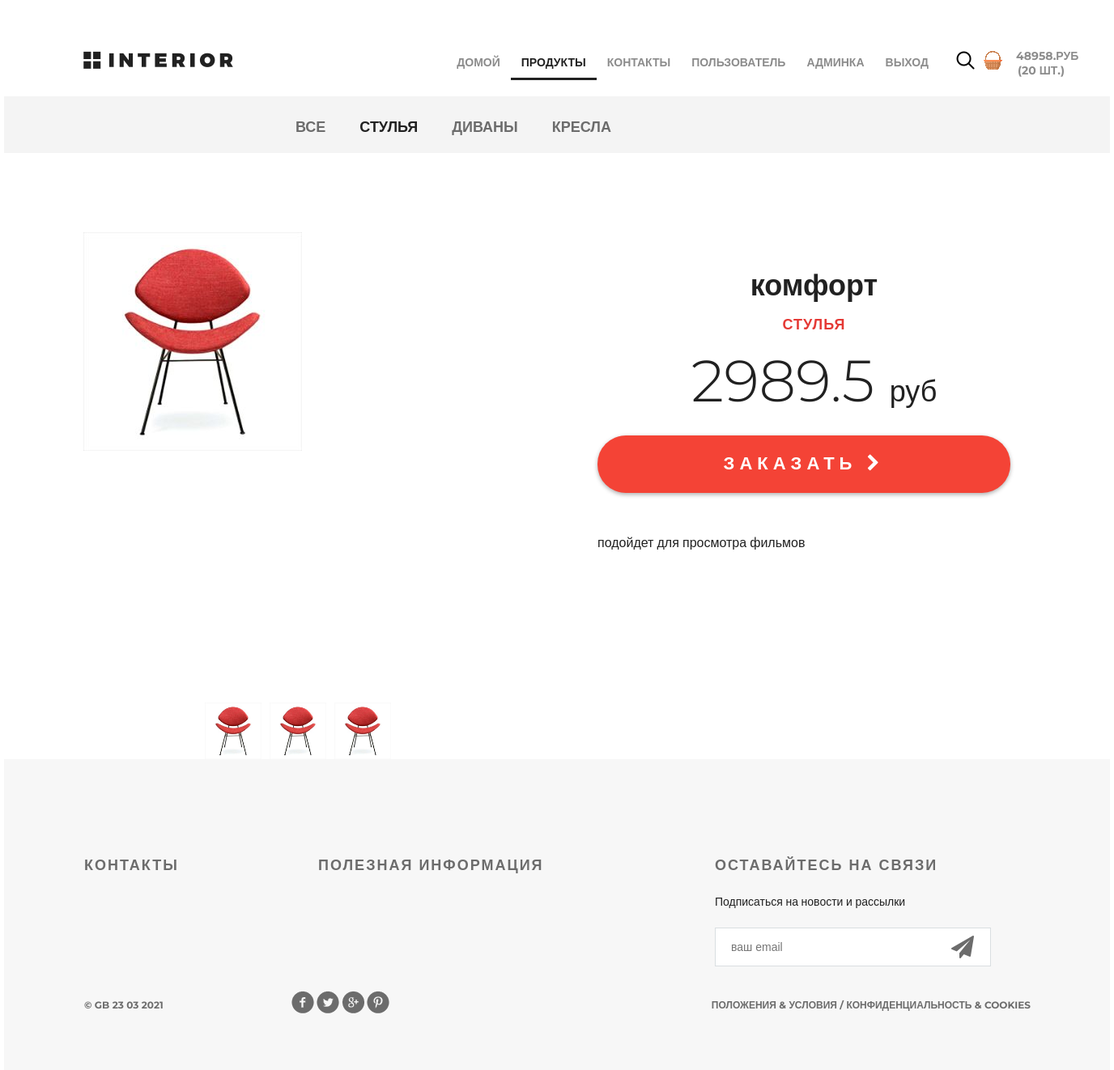
Page /products/product/1/ (signed in) on the earlier database version.
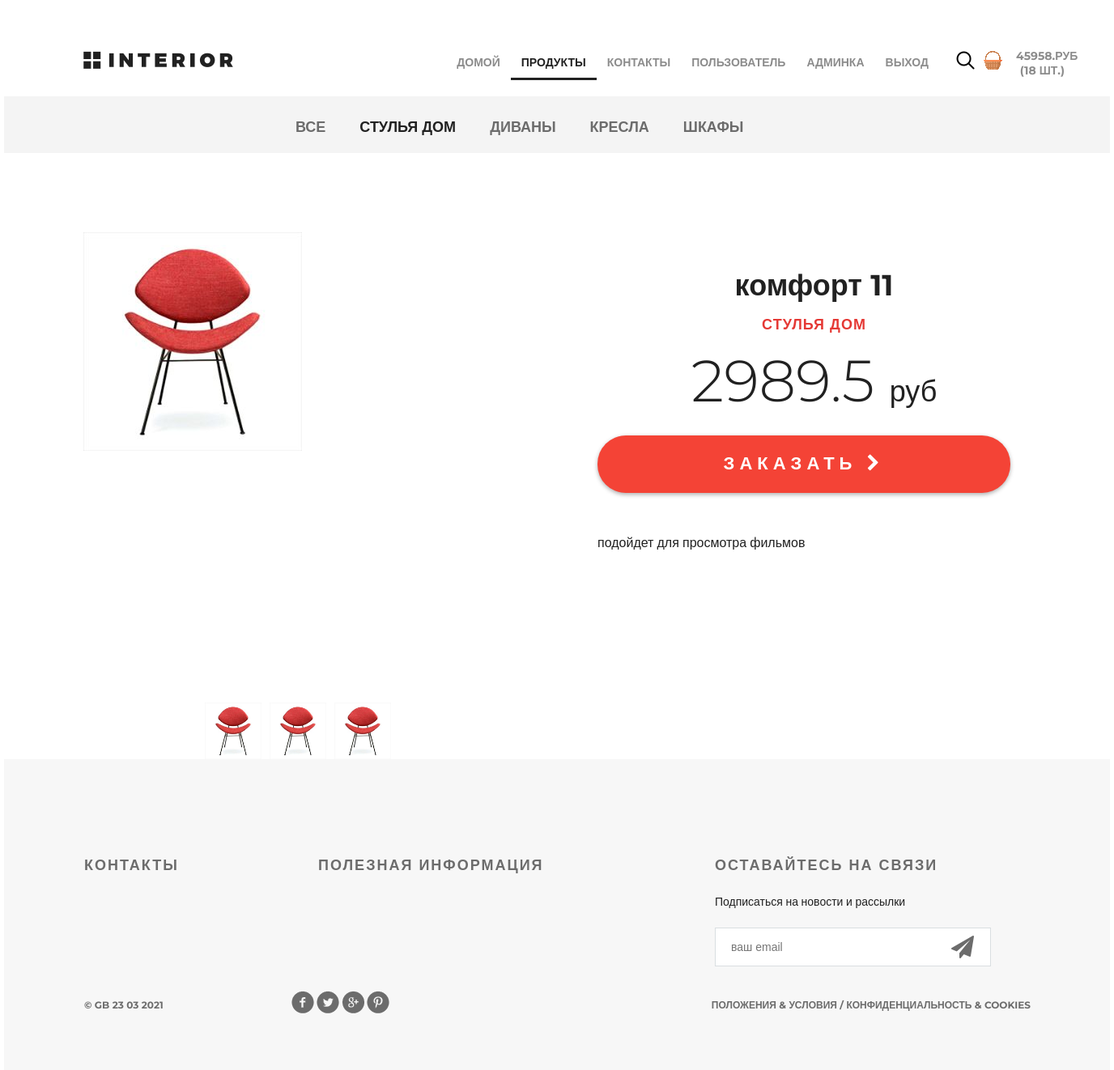
Same page on the later database version.
### authapp/models.py (models this page shows)
class ShopUser(AbstractUser):
    avatar = models.ImageField(upload_to='users_avatar',blank=True)
    age = models.PositiveSmallIntegerField(verbose_name='возраст')

### basketapp/models.py (models this page shows)
class Basket(models.Model):
    user = models.ForeignKey(settings.AUTH_USER_MODEL, on_delete=models.CASCADE, related_name='basket')
    product = models.ForeignKey(Product, on_delete=models.CASCADE)
    quantity = models.PositiveSmallIntegerField(verbose_name='количество', default=0)
    add_datetime = models.DateTimeField(auto_now_add=True, verbose_name='время')
    @property
    def product_cost(self):
        return self.product.price * self.quantity
    @property
    def total_quantity(self):
        _items = Basket.objects.filter(user=self.user)
        _total_quantity = sum(list(map(lambda x: x.quantity, _items)))
        return _total_quantity
    @property
    def total_cost(self):
        _items = Basket.objects.filter(user=self.user)
        _total_cost = sum(list(map(lambda x: x.product_cost, _items)))
        return _total_cost

### mainapp/models.py (models this page shows, shortened)
class Product(models.Model):
    category = models.ForeignKey(ProductCategory, on_delete=models.CASCADE)
    name = models.CharField(max_length=128, verbose_name='имя')
    image = models.ImageField(upload_to='products_images', blank=True)
    short_desc = models.CharField(max_length=64, verbose_name='краткое описание', blank=True)
    description = models.TextField(blank=True, verbose_name='описание')
    price = models.DecimalField(verbose_name='цена', max_digits=8, decimal_places=2, default=0)
    quantity = models.PositiveIntegerField(verbose_name='количество на складе', default=0)
    is_active = models.BooleanField(verbose_name='активность', default=True)

class ProductCategory(models.Model):
    name = models.CharField(max_length=64, unique=True, verbose_name='имя')
    description = models.TextField(verbose_name='описание', blank=True)
    is_active = models.BooleanField(verbose_name='активность', default=True)

### mainapp/views.py (the view)
# urls.py: path('product/<int:pk>/', mainapp.product, name='product'),
def product(request, pk):
    links_menu = ProductCategory.objects.all()
    content = {
        'title': 'продукт',
        'product': get_object_or_404(Product, pk=pk),
        'basket': get_basket(request.user),
        'links_menu': links_menu,
        'social_links': social_links,
    }
    return render(request, 'mainapp/product.html', content)

### mainapp/views.py (called while the page is built)
def get_basket(user):
    if user.is_authenticated:
        return Basket.objects.filter(user=user)
    return []

### mainapp/templates/mainapp/product.html (shortened to what this page needs)
{% extends 'mainapp/base.html' %} {% load static %} {% block content %}
<div class="hero-white">
    {% include 'mainapp/includes/inc_main_menu.html' %}
</div>
<div class="details">
    <div class="links clearfix">
        {% include 'mainapp/includes/inc_categories_menu.html' %}
    </div>
    <div class="details-products">
        <div class="details-slider">
            <div class="slider-product">
                <img src="/media/{{ product.image }}">
            </div>
            <div class="slider-control">
                <div class="block">
                    <a href="#"><img src="/media/{{ product.image }}" alt="">
                    </a>
                </div>
                <div class="block">
                    <a href="#"><img src="/media/{{ product.image }}" alt="">
                    </a>
                </div>
                <div class="block">
                    <a href="#"><img src="/media/{{ product.image }}" alt="">
                    </a>
                </div>
            </div>
        </div>
        <div class="description">
            <h3 class="big-bold">{{ product.name }}</h3>
            <h3 class="red">{{ product.category.name }}</h3>
            <p class="price">{{ product.price|floatformat:1 }} <span>руб</span></p>
            <a href="{% url 'basket:add' product.pk %}" class="red-button">заказать <i class="fa fa-chevron-right"
                    aria-hidden="true"></i></a>
            <div class="description-text">
                <p>{{ product.description }}</p>
            </div>
        </div>
    </div>
</div>
<div class="clr"></div>
</div>
{% endblock %}

### mainapp/templates/mainapp/base.html (shortened to what this page needs)
{% load static %}
<!DOCTYPE html>
<html>
<head>
  {% block css %}
    <link rel="stylesheet" type="text/css" href="{% static 'style.css' %}">
    <link rel="stylesheet" href="{% static '/fonts/font-awesome/css/font-awesome.css' %}">
  {% endblock %}
</head>
<body>
  <div class="container">
    {% block content %} {% endblock %}
  {% block footer %}
  <div class="footer">
    <div class="clearfix">
      <div class="text-footer">
        <h3>контакты</h3>
      </div>
      <div class="text-footer">
        <h3>полезная информация</h3>
      </div>
      <div class="text-footer clearfix">
        <h3>Оставайтесь на связи</h3>
        <p>Подписаться на новости и рассылки</p>
        <form>
          <input type="email" name="email" placeholder="ваш email">
          <a href="#"><i class="fa fa-paper-plane fa-2x" aria-hidden="true"></i></a>
        </form>
      </div>
    </div>
    <p class="small">&copy; GB {% now "d m Y" %}</p>
    {% include 'mainapp/includes/inc_social_links.html' %}
    <p class="small">Положения &amp; Условия / Конфиденциальность &amp; Cookies</p>
  </div>
  {% endblock %}
</body>
</html>

### mainapp/templates/mainapp/includes/inc_main_menu.html (shortened to what this page needs)
<div class="header clearfix">
  <a href="/" class="logo"></a>
  <ul class="menu">
		<li>
			<a href="{% url 'main' %}"
				>
					домой
			</a>
		</li>
		<li>
			<a href="{% url 'products:products' %}"
				{% if request.resolver_match.namespace == 'products' %}
				class="active"
				{% endif %}>
					продукты
			</a>
		</li>
		<li>
			<a href="{% url 'contact' %}"
				>
					контакты
			</a>
		</li>
		{% if user.is_authenticated %}
		<li>
			<a href="{% url 'auth:edit' %}">
				{{ user.first_name|default:"Пользователь" }}
			</a>
		</li>
		{% if user.is_superuser %}
		<li>
			<a href="{% url 'adminapp:user_read' %}">
				Админка
			</a>
		</li>
		{% endif %}
		<li>
		 	<a href="{% url 'auth:logout' %}">
				выход
		 	</a>
		</li>
		{% else %}
		<li>
			<a href="{% url 'auth:login' %}">
				вход
		  	</a>
		</li>
		{% endif %}
  </ul>
  <a href="#" class="search"></a>
  <a href="{% url 'basket:view' %}" class="basket"></a>
  <span class="basket-count">
    {% if basket %}
      {{ basket.0.total_cost|floatformat:0 }}.руб
      ({{ basket.0.total_quantity }} шт.)
    {% endif %}
  </span>
</div>

### mainapp/templates/mainapp/includes/inc_categories_menu.html (shortened to what this page needs)
<ul class="links-menu">
        <li>
            <a href="{% url 'products:category' 0 %}"
                >
               все
            </a>
        </li>
    {% for link in links_menu %}
        <li>
            <a href="{% url 'products:category' link.pk %}"
                {% if request.resolver_match.kwargs.pk == link.pk %}
                    class="active"
                {% endif %}>
                {{ link.name }}
            </a>
        </li>
    {% endfor %}
</ul>

### mainapp/templates/mainapp/includes/inc_social_links.html
<div class="social">
    {% for social in social_links %}
    <a href="#" class="{{ social.class }}"></a>
    {% endfor %}
</div>

Differences in the rows shown:
changed through a linked row, Basket: user+product+quantity "48958" → "45958"; user+quantity "20" → "18"
changed ProductCategory: name "СТУЛЬЯ" → "СТУЛЬЯ ДОМ"
added ProductCategory: name "ШКАФЫ"
changed Product "подойдет для просмотра фильмов": name "комфорт" → "комфорт 11"; category.name "СТУЛЬЯ" → "СТУЛЬЯ ДОМ"
